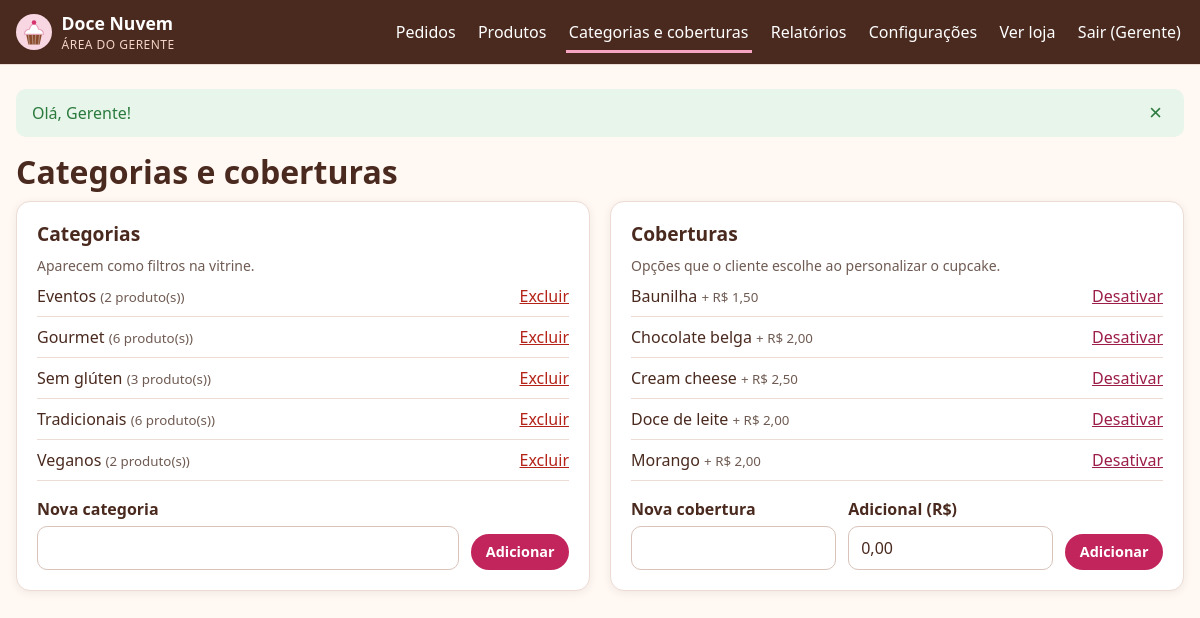
Screenshot of /admin/categorias (signed in) with the database file from the repository.
### tables this page shows
CREATE TABLE usuarios (
    id            INT UNSIGNED     NOT NULL AUTO_INCREMENT,
    nome          VARCHAR(100)     NOT NULL,
    email         VARCHAR(150)     NOT NULL,
    senha_hash    VARCHAR(255)     NOT NULL,
    perfil        ENUM('cliente','gerente') NOT NULL DEFAULT 'cliente',
    criado_em     DATETIME         NOT NULL DEFAULT CURRENT_TIMESTAMP,
    PRIMARY KEY (id),
    UNIQUE KEY uk_usuarios_email (email)
);

CREATE TABLE categorias (
    id     INT UNSIGNED NOT NULL AUTO_INCREMENT,
    nome   VARCHAR(50)  NOT NULL,
    PRIMARY KEY (id),
    UNIQUE KEY uk_categorias_nome (nome)
);

CREATE TABLE coberturas (
    id               INT UNSIGNED  NOT NULL AUTO_INCREMENT,
    nome             VARCHAR(50)   NOT NULL,
    preco_adicional  DECIMAL(10,2) NOT NULL DEFAULT 0.00,
    ativa            TINYINT(1)    NOT NULL DEFAULT 1,
    PRIMARY KEY (id),
    UNIQUE KEY uk_coberturas_nome (nome)
);

### app/Core/View.php (called while the page is built, shortened)
<?php
final class View
{
    public static function render(string $view, array $data = [], ?string $layout = 'layouts/main'): string
    {
        $data['errors'] ??= Session::pullErrors();
        $data['old'] ??= Session::pullOld();
        $content = self::renderFile($view, $data);
        return self::renderFile($layout, $data + ['content' => $content]);
    }
    private static function renderFile(string $view, array $data): string
    {
        $file = APP_PATH . '/Views/' . $view . '.php';
        extract($data, EXTR_SKIP);
        try {
            require $file;
        } catch (\Throwable $e) {
            ob_end_clean();
            throw $e;
        }
        return (string) ob_get_clean();
    }
    public static function partial(string $view, array $data = []): string
    {
        return self::renderFile('partials/' . $view, $data);
    }
}

### app/Controllers/Admin/CatalogController.php (called while the page is built, shortened)
<?php
final class CatalogController extends Controller
{
    public function categories(): void
    {
        $this->view('admin/categorias/index', [
            'title' => 'Categorias e coberturas',
            'categories' => (new Category())->all(),
            'coverings' => (new Covering())->all(),
        ], 'layouts/admin');
    }
}

### public/index.php (called while the page is built, shortened)
<?php
require dirname(__DIR__) . '/app/bootstrap.php';
$request = Request::fromGlobals();
try {
    $router = new Router();
    $router->dispatch($request);
} catch (HttpException $e) {
    http_response_code($e->status);
    if ($request->wantsJson()) {
        header('Content-Type: application/json; charset=utf-8');
        echo json_encode(['erro' => $e->getMessage()], JSON_UNESCAPED_UNICODE);
    } else {
        echo View::render('errors/http', ['status' => $e->status, 'message' => $e->getMessage()]);
    }
} catch (Throwable $e) {
    $log = sprintf("[%s] %s: %s em %s:%d\n%s\n\n", date('Y-m-d H:i:s'), get_class($e), $e->getMessage(), $e->getFile(), $e->getLine(), $e->getTraceAsString());
    @file_put_contents(ROOT_PATH . '/storage/logs/app.log', $log, FILE_APPEND);
    http_response_code(500);
    $message = Config::bool('APP_DEBUG') ? $e->getMessage() : 'Algo deu errado do nosso lado. Já registramos o problema; tente novamente em instantes.';
    if ($request->wantsJson()) {
        header('Content-Type: application/json; charset=utf-8');
        echo json_encode(['erro' => $message], JSON_UNESCAPED_UNICODE);
    } else {
        try {
            echo View::render('errors/http', ['status' => 500, 'message' => $message]);
        } catch (Throwable) {
            echo '<h1>Erro 500</h1><p>' . e($message) . '</p>';
        }
    }
}

### app/Models/Model.php (called while the page is built, shortened)
<?php
abstract class Model
{
    protected PDO $db;
    public function __construct(?PDO $db = null)
    {
        $this->db = $db ?? Database::connection();
    }
    protected function fetch(string $sql, array $params = []): ?array
    {
        $stmt = $this->db->prepare($sql);
        $stmt->execute($params);
        $row = $stmt->fetch();
        return $row === false ? null : $row;
    }
    protected function fetchAll(string $sql, array $params = []): array
    {
        $stmt = $this->db->prepare($sql);
        $stmt->execute($params);
        return $stmt->fetchAll();
    }
}

### app/Core/Database.php (called while the page is built, shortened)
<?php
final class Database
{
    private static ?PDO $pdo = null;
    public static function connection(): PDO
    {
        if (self::$pdo === null) {
            $dsn = sprintf(
                'mysql:host=%s;port=%s;dbname=%s;charset=utf8mb4',
                Config::get('DB_HOST', '127.0.0.1'),
                Config::get('DB_PORT', '3306'),
                Config::get('DB_NAME', 'cupcakes')
            );
            self::$pdo = new PDO($dsn, Config::get('DB_USER', 'root'), Config::get('DB_PASS', ''), [
                PDO::ATTR_ERRMODE => PDO::ERRMODE_EXCEPTION,
                PDO::ATTR_DEFAULT_FETCH_MODE => PDO::FETCH_ASSOC,
                PDO::ATTR_EMULATE_PREPARES => false,
            ]);
        }
        return self::$pdo;
    }
}

### app/Models/Category.php (called while the page is built, shortened)
<?php
final class Category extends Model
{
    public function all(): array
    {
        return $this->fetchAll(
            'SELECT c.id, c.nome, COUNT(pc.produto_id) AS total_produtos
               FROM categorias c
          LEFT JOIN produto_categoria pc ON pc.categoria_id = c.id
           GROUP BY c.id, c.nome
           ORDER BY c.nome'
        );
    }
}

### app/Core/helpers.php (called while the page is built, shortened)
<?php
function e(mixed $value): string
{
    return htmlspecialchars((string) $value, ENT_QUOTES | ENT_SUBSTITUTE, 'UTF-8');
}
function url(string $path = '/'): string
{
    $base = rtrim((string) Config::get('BASE_PATH', ''), '/');
    return $base . '/' . ltrim($path, '/');
}
function asset(string $path): string
{
    return url('assets/' . ltrim($path, '/'));
}
function money(float|int|string $value): string
{
    return 'R$ ' . number_format((float) $value, 2, ',', '.');
}
function old(array $old, string $key, mixed $default = ''): string
{
    return e($old[$key] ?? $default);
}

### app/Core/Config.php (called while the page is built, shortened)
<?php
final class Config
{
    private static array $values = [];
    public static function get(string $key, ?string $default = null): ?string
    {
        $env = getenv($key);
        if ($env !== false) {
            return $env;
        }
        return self::$values[$key] ?? $default;
    }
}

### app/Core/Session.php (called while the page is built, shortened)
<?php
final class Session
{
    public static function get(string $key, mixed $default = null): mixed
    {
        return $_SESSION[$key] ?? $default;
    }
    public static function pullFlash(): array
    {
        $messages = $_SESSION['_flash'] ?? [];
        return $messages;
    }
    public static function pullErrors(): array
    {
        $errors = $_SESSION['_errors'] ?? [];
        return $errors;
    }
    public static function pullOld(): array
    {
        $old = $_SESSION['_old'] ?? [];
        return $old;
    }
}

### app/Models/Covering.php (called while the page is built, shortened)
<?php
final class Covering extends Model
{
    public function all(): array
    {
        return $this->fetchAll('SELECT * FROM coberturas ORDER BY nome');
    }
}

### app/bootstrap.php (called while the page is built, shortened)
<?php
spl_autoload_register(static function (string $class): void {
    $prefix = 'App\\';
    $relative = str_replace('\\', '/', substr($class, strlen($prefix)));
    $file = APP_PATH . '/' . $relative . '.php';
});
require APP_PATH . '/Core/helpers.php';

### app/Core/Auth.php (called while the page is built, shortened)
<?php
final class Auth
{
    private static ?array $cached = null;
    public static function user(): ?array
    {
        $id = Session::get('user_id');
        if (self::$cached === null || (int) self::$cached['id'] !== (int) $id) {
            self::$cached = (new User())->find((int) $id);
        }
        return self::$cached;
    }
    public static function check(): bool
    {
        return self::user() !== null;
    }
}

### app/Models/User.php (called while the page is built, shortened)
<?php
final class User extends Model
{
    public function find(int $id): ?array
    {
        return $this->fetch('SELECT id, nome, email, perfil, criado_em FROM usuarios WHERE id = ?', [$id]);
    }
}

### app/Core/Middleware.php (called while the page is built, shortened)
<?php
final class Middleware
{
    public static function run(string $name, Request $request): void
    {
        match ($name) {
            'auth' => self::auth($request),
            'gerente' => self::manager($request),
            'csrf' => self::csrf($request),
            default => throw new \InvalidArgumentException("Middleware desconhecido: {$name}"),
        };
    }
    private static function auth(Request $request): void
    {
        if (Auth::check()) {
            return;
        }
    }
    private static function manager(Request $request): void
    {
        self::auth($request);
    }
}

### app/Views/admin/categorias/index.php (the view, shortened to what this page needs)
<h1>Categorias e coberturas</h1>
<div class="grid-2 align-start">
    <section class="card">
        <h2>Categorias</h2>
        <p class="hint">Aparecem como filtros na vitrine.</p>
        <ul class="simple-list">
            <?php foreach ($categories as $c): ?>
                <li>
                    <span><?= e($c['nome']) ?> <small class="muted">(<?= (int) $c['total_produtos'] ?> produto(s))</small></span>
                    <form method="post" action="<?= url('admin/categorias/' . $c['id'] . '/excluir') ?>" data-confirm="Excluir a categoria “<?= e($c['nome']) ?>”?">
                        <?= csrf_field() ?><button class="link-button danger">Excluir</button>
                    </form>
                </li>
            <?php endforeach; ?>
        </ul>
        <form method="post" action="<?= url('admin/categorias') ?>" class="form inline-add" novalidate>
            <div class="field">
                <label for="nome">Nova categoria</label>
                <input id="nome" name="nome" maxlength="50" value="<?= old($old, 'nome') ?>">
            </div>
            <button class="btn btn-small">Adicionar</button>
        </form>
    </section>
    <section class="card">
        <h2>Coberturas</h2>
        <p class="hint">Opções que o cliente escolhe ao personalizar o cupcake.</p>
        <ul class="simple-list">
            <?php foreach ($coverings as $c): ?>
                <li class="<?= (int) $c['ativa'] ? '' : 'row-muted' ?>">
                    <span><?= e($c['nome']) ?> <small class="muted">+ <?= money($c['preco_adicional']) ?><?= (int) $c['ativa'] ? '' : ' · inativa' ?></small></span>
                    <form method="post" action="<?= url('admin/coberturas/' . $c['id'] . '/alternar') ?>">
                        <?= csrf_field() ?><button class="link-button"><?= (int) $c['ativa'] ? 'Desativar' : 'Ativar' ?></button>
                    </form>
                </li>
            <?php endforeach; ?>
        </ul>
        <form method="post" action="<?= url('admin/coberturas') ?>" class="form inline-add" novalidate>
            <div class="field">
                <label for="nome_cobertura">Nova cobertura</label>
                <input id="nome_cobertura" name="nome_cobertura" maxlength="50" value="<?= old($old, 'nome_cobertura') ?>">
            </div>
            <div class="field">
                <label for="preco_adicional">Adicional (R$)</label>
                <input id="preco_adicional" name="preco_adicional" inputmode="decimal" value="<?= old($old, 'preco_adicional', '0,00') ?>">
            </div>
            <button class="btn btn-small">Adicionar</button>
        </form>
    </section>
</div>

### app/Core/Router.php (shortened to what this page needs)
<?php
final class Router
{
    private array $routes = [];
    private function add(string $method, string $path, string $handler, array $middleware): void
    {
        $this->routes[] = compact('method', 'pattern', 'handler', 'middleware');
    }
    public function dispatch(Request $request): void
    {
        $pathMatched = false;
        foreach ($this->routes as $route) {
            if (!preg_match($route['pattern'], $request->path, $matches)) {
                continue;
            }
            $pathMatched = true;
            foreach ($route['middleware'] as $middleware) {
                Middleware::run($middleware, $request);
            }
            $params = array_map('intval', array_filter($matches, 'is_string', ARRAY_FILTER_USE_KEY));
            [$controllerName, $action] = explode('@', $route['handler']);
            $controller = new $class($request);
            $controller->{$action}(...array_values($params));
            return;
        }
        throw new HttpException($pathMatched ? 405 : 404);
    }
}

### app/Views/layouts/admin.php (shortened to what this page needs)
<?php
$user = Auth::user();
$current = parse_url($_SERVER['REQUEST_URI'] ?? '/', PHP_URL_PATH);
$active = static fn (string $prefix): string => str_starts_with((string) $current, url($prefix)) ? 'aria-current="page"' : '';
?>
<!doctype html>
<html lang="pt-BR">
<head>
    <link rel="stylesheet" href="<?= asset('css/app.css') ?>">
</head>
<body class="admin" data-base="<?= e(url('/')) ?>">
<header class="site-header admin-header">
    <div class="container header-inner">
        <a class="brand" href="<?= url('admin') ?>">
            <img src="<?= asset('img/logo.svg') ?>" alt="" width="36" height="36">
            <span>Doce Nuvem <small>Área do gerente</small></span>
        </a>
        <nav id="menu-admin" class="main-nav" aria-label="Gerência">
            <a href="<?= url('admin') ?>" <?= ($current === url('admin') || str_starts_with((string) $current, url('admin/pedidos'))) ? 'aria-current="page"' : '' ?>>Pedidos</a>
            <a href="<?= url('admin/produtos') ?>" <?= $active('admin/produtos') ?>>Produtos</a>
            <a href="<?= url('admin/categorias') ?>" <?= $active('admin/categorias') ?>>Categorias e coberturas</a>
            <a href="<?= url('admin/relatorios') ?>" <?= $active('admin/relatorios') ?>>Relatórios</a>
            <a href="<?= url('admin/configuracoes') ?>" <?= $active('admin/configuracoes') ?>>Configurações</a>
            <a href="<?= url('/') ?>">Ver loja</a>
            <form method="post" action="<?= url('logout') ?>" class="inline-form">
                <button type="submit" class="link-button">Sair (<?= e(explode(' ', $user['nome'] ?? '')[0]) ?>)</button>
            </form>
        </nav>
    </div>
</header>
<main id="conteudo" class="container">
    <?= App\Core\View::partial('flash', ['messages' => Session::pullFlash()]) ?>
    <?= $content ?>
</main>
</body>
</html>

### rows the page displays
usuarios: nome "Gerente"
categorias: nome "Eventos", total_produtos "2"
categorias: nome "Gourmet", total_produtos "6"
categorias: nome "Sem glúten", total_produtos "3"
categorias: nome "Tradicionais", total_produtos "6"
categorias: nome "Veganos", total_produtos "2"
coberturas: nome "Baunilha", preco_adicional "R$ 1,50", ativa "Desativar"
coberturas: nome "Chocolate belga", preco_adicional "R$ 2,00", ativa "Desativar"
coberturas: nome "Cream cheese", preco_adicional "R$ 2,50", ativa "Desativar"
coberturas: nome "Doce de leite", preco_adicional "R$ 2,00", ativa "Desativar"
coberturas: nome "Morango", preco_adicional "R$ 2,00", ativa "Desativar"

### other values shown
$flash['message'] "Olá, Gerente!"
